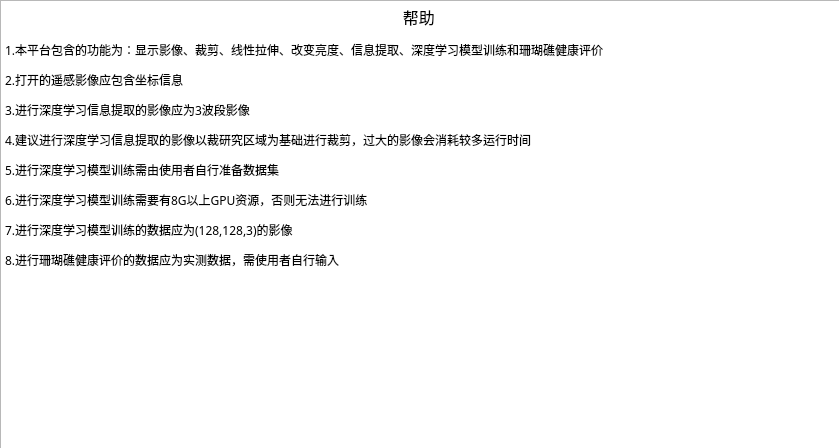
<?xml version="1.0" encoding="UTF-8"?>
<ui version="4.0">
 <class>Dialog</class>
 <widget class="QDialog" name="Dialog">
  <property name="geometry">
   <rect>
    <x>0</x>
    <y>0</y>
    <width>839</width>
    <height>448</height>
   </rect>
  </property>
  <property name="minimumSize">
   <size>
    <width>839</width>
    <height>448</height>
   </size>
  </property>
  <property name="maximumSize">
   <size>
    <width>839</width>
    <height>448</height>
   </size>
  </property>
  <property name="windowTitle">
   <string>帮助文档</string>
  </property>
  <widget class="QTextBrowser" name="textBrowser">
   <property name="geometry">
    <rect>
     <x>0</x>
     <y>0</y>
     <width>841</width>
     <height>601</height>
    </rect>
   </property>
   <property name="font">
    <font>
     <family>Agency FB</family>
     <pointsize>18</pointsize>
     <weight>75</weight>
     <bold>true</bold>
    </font>
   </property>
   <property name="html">
    <string>&lt;!DOCTYPE HTML PUBLIC &quot;-//W3C//DTD HTML 4.0//EN&quot; &quot;http://www.w3.org/TR/REC-html40/strict.dtd&quot;&gt;
&lt;html&gt;&lt;head&gt;&lt;meta name=&quot;qrichtext&quot; content=&quot;1&quot; /&gt;&lt;style type=&quot;text/css&quot;&gt;
p, li { white-space: pre-wrap; }
&lt;/style&gt;&lt;/head&gt;&lt;body style=&quot; font-family:'Agency FB'; font-size:18pt; font-weight:600; font-style:normal;&quot;&gt;
&lt;p align=&quot;center&quot; style=&quot; margin-top:12px; margin-bottom:12px; margin-left:0px; margin-right:0px; -qt-block-indent:0; text-indent:0px;&quot;&gt;&lt;span style=&quot; font-family:'SimSun'; font-size:12pt; font-weight:400;&quot;&gt;帮助&lt;/span&gt;&lt;span style=&quot; font-family:'SimSun'; font-size:9pt; font-weight:400;&quot;&gt; &lt;/span&gt;&lt;/p&gt;
&lt;p style=&quot; margin-top:12px; margin-bottom:12px; margin-left:0px; margin-right:0px; -qt-block-indent:0; text-indent:0px;&quot;&gt;&lt;span style=&quot; font-family:'SimSun'; font-size:9pt; font-weight:400;&quot;&gt;1.本平台包含的功能为：显示影像、裁剪、线性拉伸、改变亮度、信息提取、深度学习模型训练和珊瑚礁健康评价&lt;/span&gt;&lt;/p&gt;
&lt;p style=&quot; margin-top:12px; margin-bottom:12px; margin-left:0px; margin-right:0px; -qt-block-indent:0; text-indent:0px;&quot;&gt;&lt;span style=&quot; font-family:'SimSun'; font-size:9pt; font-weight:400;&quot;&gt;2.打开的遥感影像应包含坐标信息 &lt;/span&gt;&lt;/p&gt;
&lt;p style=&quot; margin-top:12px; margin-bottom:12px; margin-left:0px; margin-right:0px; -qt-block-indent:0; text-indent:0px;&quot;&gt;&lt;span style=&quot; font-family:'SimSun'; font-size:9pt; font-weight:400;&quot;&gt;3.进行深度学习信息提取的影像应为3波段影像 &lt;/span&gt;&lt;/p&gt;
&lt;p style=&quot; margin-top:12px; margin-bottom:12px; margin-left:0px; margin-right:0px; -qt-block-indent:0; text-indent:0px;&quot;&gt;&lt;span style=&quot; font-family:'SimSun'; font-size:9pt; font-weight:400;&quot;&gt;4.建议进行深度学习信息提取的影像以裁研究区域为基础进行裁剪，过大的影像会消耗较多运行时间 &lt;/span&gt;&lt;/p&gt;
&lt;p style=&quot; margin-top:12px; margin-bottom:12px; margin-left:0px; margin-right:0px; -qt-block-indent:0; text-indent:0px;&quot;&gt;&lt;span style=&quot; font-family:'SimSun'; font-size:9pt; font-weight:400;&quot;&gt;5.进行深度学习模型训练需由使用者自行准备数据集&lt;/span&gt;&lt;/p&gt;
&lt;p style=&quot; margin-top:12px; margin-bottom:12px; margin-left:0px; margin-right:0px; -qt-block-indent:0; text-indent:0px;&quot;&gt;&lt;span style=&quot; font-family:'SimSun'; font-size:9pt; font-weight:400;&quot;&gt;6.进行深度学习模型训练需要有8G以上GPU资源，否则无法进行训练 &lt;/span&gt;&lt;/p&gt;
&lt;p style=&quot; margin-top:12px; margin-bottom:12px; margin-left:0px; margin-right:0px; -qt-block-indent:0; text-indent:0px;&quot;&gt;&lt;span style=&quot; font-family:'SimSun'; font-size:9pt; font-weight:400;&quot;&gt;7.进行深度学习模型训练的数据应为(128,128,3)的影像&lt;/span&gt;&lt;/p&gt;
&lt;p style=&quot; margin-top:12px; margin-bottom:12px; margin-left:0px; margin-right:0px; -qt-block-indent:0; text-indent:0px;&quot;&gt;&lt;span style=&quot; font-family:'SimSun'; font-size:9pt; font-weight:400;&quot;&gt;8.进行珊瑚礁健康评价的数据应为实测数据，需使用者自行输入 &lt;/span&gt;&lt;/p&gt;&lt;/body&gt;&lt;/html&gt;</string>
   </property>
  </widget>
 </widget>
 <resources/>
 <connections/>
</ui>
